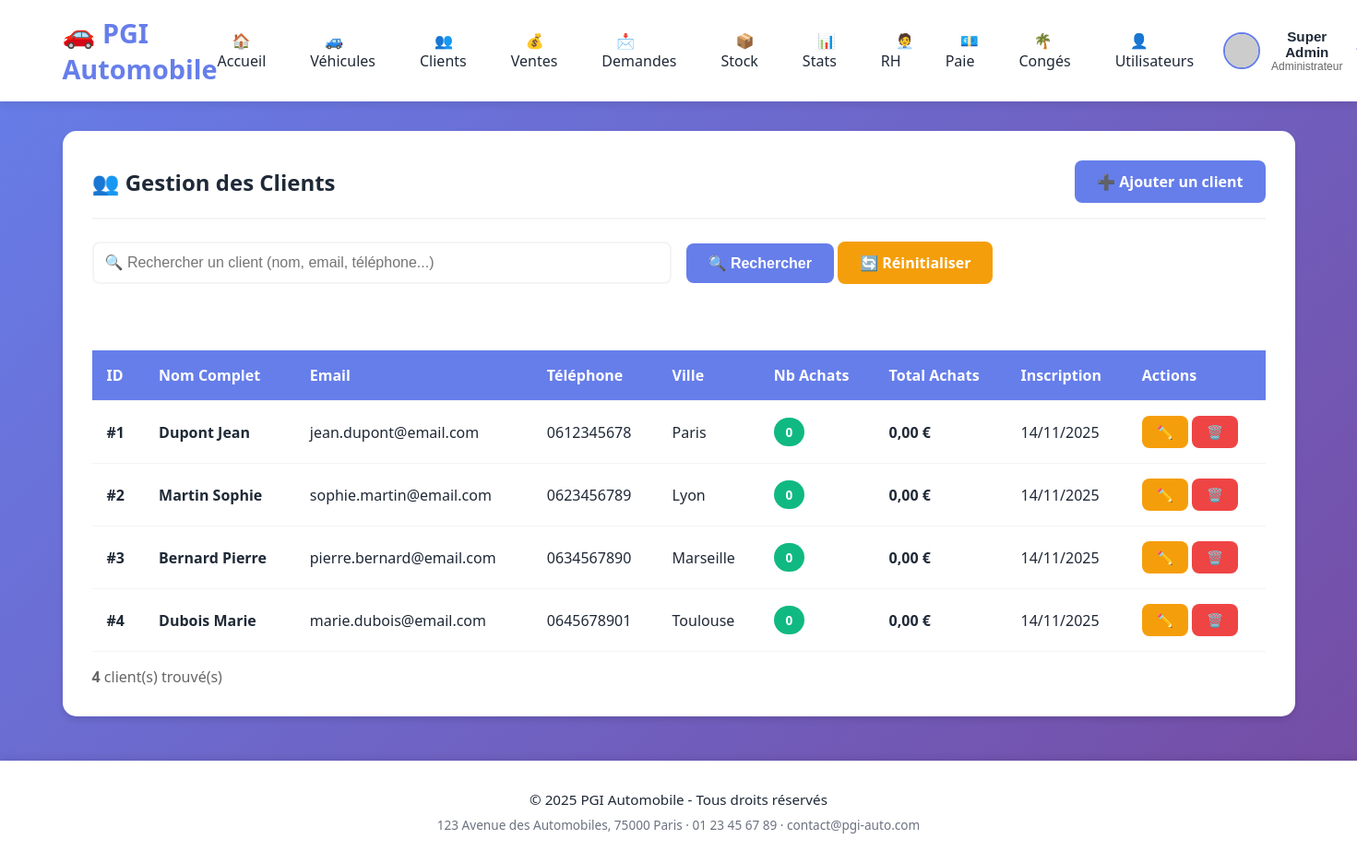
The app's page /modules/clients/liste.php (signed in) with its own data.
### tables this page shows
CREATE TABLE IF NOT EXISTS clients (
    id INT PRIMARY KEY AUTO_INCREMENT,
    nom VARCHAR(50) NOT NULL,
    prenom VARCHAR(50) NOT NULL,
    email VARCHAR(100) UNIQUE,
    telephone VARCHAR(20),
    adresse TEXT,
    ville VARCHAR(50),
    code_postal VARCHAR(10),
    date_naissance DATE,
    created_at TIMESTAMP DEFAULT CURRENT_TIMESTAMP
);

### config/auth.php (called while the page is built, shortened)
<?php
function hasPermission($module, $action) {
    $role = $_SESSION['role'] ?? null;
    if ($role === 'admin') {
        return true;
    }
    return roleHasDefaultPermission($role, $module, $action);
}
?>

### config/database.php (called while the page is built, shortened)
<?php
function escape($data) {
    return htmlspecialchars($data, ENT_QUOTES, 'UTF-8');
}
function formatPrice($price) {
    return number_format($price, 2, ',', ' ') . ' €';
}
function formatDate($date) {
    return date('d/m/Y', strtotime($date));
}
?>

### modules/clients/liste.php (the view, shortened to what this page needs)
<?php
include '../../includes/header.php';
$recherche = isset($_GET['recherche']) ? $_GET['recherche'] : '';
$sql = "SELECT c.*, COUNT(v.id) as nb_achats, SUM(v.prix_vente) as total_achats
        FROM clients c
        LEFT JOIN ventes v ON c.id = v.client_id
        WHERE 1=1";
$sql .= " GROUP BY c.id ORDER BY c.created_at DESC";
$stmt = $pdo->prepare($sql);
if ($recherche) {
    $stmt->execute([':recherche' => '%' . $recherche . '%']);
} else {
    $stmt->execute();
}
$clients = $stmt->fetchAll();
?>
<div class="card">
    <div class="card-header">
        <h2 class="card-title">👥 Gestion des Clients</h2>
        <?php if (hasPermission('clients', 'create')): ?>
            <a href="ajouter.php" class="btn btn-primary">➕ Ajouter un client</a>
        <?php endif; ?>
    </div>
    <form method="GET" style="margin-bottom: 2rem;">
        <div class="form-row">
            <div class="form-group" style="flex: 3;">
                <input type="text" name="recherche" class="form-control" placeholder="🔍 Rechercher un client (nom, email, téléphone...)" value="<?php echo escape($recherche); ?>">
            </div>
            <div class="form-group">
                <button type="submit" class="btn btn-primary">🔍 Rechercher</button>
                <a href="liste.php" class="btn btn-warning">🔄 Réinitialiser</a>
            </div>
        </div>
    </form>
    <?php if (count($clients) > 0): ?>
        <div class="table-responsive">
            <table>
                <thead>
                    <tr>
                        <th>ID</th>
                        <th>Nom Complet</th>
                        <th>Email</th>
                        <th>Téléphone</th>
                        <th>Ville</th>
                        <th>Nb Achats</th>
                        <th>Total Achats</th>
                        <th>Inscription</th>
                        <th>Actions</th>
                    </tr>
                </thead>
                <tbody>
                    <?php foreach ($clients as $client): ?>
                        <tr>
                            <td><strong>#<?php echo $client['id']; ?></strong></td>
                            <td>
                                <strong><?php echo escape($client['nom'] . ' ' . $client['prenom']); ?></strong>
                            </td>
                            <td><?php echo escape($client['email']); ?></td>
                            <td><?php echo escape($client['telephone']); ?></td>
                            <td><?php echo escape($client['ville']); ?></td>
                            <td>
                                <span class="badge badge-stock"><?php echo $client['nb_achats']; ?></span>
                            </td>
                            <td>
                                <strong><?php echo formatPrice($client['total_achats'] ?? 0); ?></strong>
                            </td>
                            <td><?php echo formatDate($client['created_at']); ?></td>
                            <td>
                                <?php if (hasPermission('clients', 'update')): ?>
                                    <a href="modifier.php?id=<?php echo $client['id']; ?>" class="btn btn-warning btn-sm">✏️</a>
                                <?php endif; ?>
                                <?php if (hasPermission('clients', 'delete')): ?>
                                    <a href="supprimer.php?id=<?php echo $client['id']; ?>" class="btn btn-danger btn-sm" onclick="return confirm('Confirmer la suppression ?')">🗑️</a>
                                <?php endif; ?>
                            </td>
                        </tr>
                    <?php endforeach; ?>
                </tbody>
            </table>
        </div>
        <p style="margin-top: 1rem; color: #666;">
            <strong><?php echo count($clients); ?></strong> client(s) trouvé(s)
        </p>
    <?php else: ?>
        <p style="text-align: center; color: #999; padding: 2rem;">
            Aucun client trouvé
        </p>
    <?php endif; ?>
</div>
<?php include '../../includes/footer.php'; ?>

### assets/css/style.css (style rules this page uses)
* { margin: 0; padding: 0; box-sizing: border-box; }
:root { --primary: #667eea; --primary-dark: #764ba2; --secondary: #4facfe; --success: #10b981; --danger: #ef4444; --warning: #f59e0b; --info: #17a2b8; --dark: #1f2937; --light: #f3f4f6; --white: #ffffff; --gradient-primary: linear-gradient(135deg, var(--primary) 0%, var(--primary-dark) 100%); --gradient-success: linear-gradient(135deg, #43e97b 0%, #38f9d7 100%); --gradient-info: linear-gradient(135deg, #4facfe 0%, #00f2fe 100%); --gradient-warning: linear-gradient(135deg, #fa709a 0%, #fee140 100%); --gray: #6b7280; --gray-light: #e5e7eb; --gray-dark: #374151; --text-primary: #333; --text-secondary: #666; --text-muted: #999; --border: #e0e0e0; --border-light: #f0f0f0; --border-dark: #ccc; --bg-light: #f8f9fa; --bg-white: #ffffff; }
body { font-family: 'Segoe UI', Tahoma, Geneva, Verdana, sans-serif; background: var(--gradient-primary); min-height: 100vh; color: var(--dark); }
.card { background: var(--white); border-radius: 15px; padding: 2rem; margin-bottom: 2rem; box-shadow: 0 4px 6px rgba(0,0,0,0.1); transition: transform 0.3s, box-shadow 0.3s; }
.card-header { display: flex; justify-content: space-between; align-items: center; margin-bottom: 1.5rem; padding-bottom: 1rem; border-bottom: 2px solid var(--light); }
.card-title { font-size: 1.5rem; color: var(--dark); display: flex; align-items: center; gap: 10px; }
.table-responsive { overflow-x: auto; }
table { width: 100%; border-collapse: collapse; margin-top: 1rem; }
thead { background: var(--primary); color: var(--white); }
th, td { padding: 1rem; text-align: left; border-bottom: 1px solid var(--light); }
tbody tr { transition: background 0.3s; }
.badge { display: inline-block; padding: 0.4rem 0.8rem; border-radius: 20px; font-size: 0.85rem; font-weight: 600; }
.badge-stock { background: var(--success); color: var(--white); }
.btn { display: inline-block; padding: 0.75rem 1.5rem; border: none; border-radius: 8px; font-size: 1rem; font-weight: 600; cursor: pointer; transition: all 0.3s; text-decoration: none; }
.btn-primary { background: var(--primary); color: var(--white); }
.btn-danger { background: var(--danger); color: var(--white); }
.btn-warning { background: var(--warning); color: var(--white); }
.btn-sm { padding: 0.5rem 1rem; font-size: 0.9rem; }
.form-group { margin-bottom: 1.5rem; }
.form-control { width: 100%; padding: 0.75rem; border: 2px solid var(--light); border-radius: 8px; font-size: 1rem; transition: border 0.3s; }
.form-row { display: grid; grid-template-columns: repeat(auto-fit, minmax(250px, 1fr)); gap: 1rem; }
.card { animation: fadeIn 0.5s ease-out; }

### records on screen
clients: id "1", nom+prenom "Dupont Jean", email "jean.dupont@email.com", telephone "0612345678", ville "Paris", nb_achats "0", total_achats "0,00 €", created_at "14/11/2025"
clients: id "2", nom+prenom "Martin Sophie", email "sophie.martin@email.com", telephone "0623456789", ville "Lyon", nb_achats "0", total_achats "0,00 €", created_at "14/11/2025"
clients: id "3", nom+prenom "Bernard Pierre", email "pierre.bernard@email.com", telephone "0634567890", ville "Marseille", nb_achats "0", total_achats "0,00 €", created_at "14/11/2025"
clients: id "4", nom+prenom "Dubois Marie", email "marie.dubois@email.com", telephone "0645678901", ville "Toulouse", nb_achats "0", total_achats "0,00 €", created_at "14/11/2025"

### other values on screen
$appName "PGI Automobile"
$link['label'] "🏠 Accueil"
$link['label'] "🚙 Véhicules"
$link['label'] "👥 Clients"
$link['label'] "💰 Ventes"
$link['label'] "📩 Demandes"
$link['label'] "📦 Stock"
$link['label'] "📊 Stats"
$link['label'] "🧑‍💼 RH"
$link['label'] "💶 Paie"
$link['label'] "🌴 Congés"
$link['label'] "👤 Utilisateurs"
getFullName() "Super Admin"
getRoleLabel() "Administrateur"
count($clients) "4"
